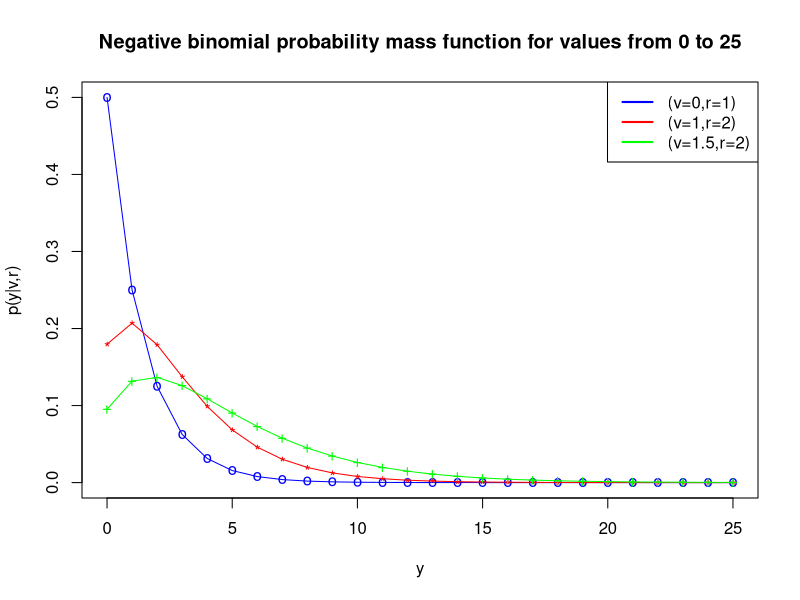

Generate this figure with R:
setwd("/Users/ljw/Documents/CS/Semester 3/FIT2086/Assignment2")
daily_covid_aug1to7 = read.csv("daily.covid.aug1to7.csv")
daily_covid_aud8to14 = read.csv("daily.covid.aug8to14.csv")

#Question 1
#1
#mean 
mean(daily_covid_aug1to7$daily.covid.cases)
#variance
var(daily_covid_aug1to7$daily.covid.cases)
#t value
qt(p = 1-0.05/2, df = 7-1)

#2.
#mean
mean(daily_covid_aud8to14$daily.covid.cases)
#variance
var(daily_covid_aud8to14$daily.covid.cases)

#3.
#p-value
2*pnorm(-abs(-2.826))

#Question 2
#1. 
#For y values
y_vector <- c(0:25)

#probability mass function
negative_binomial_probability <- function(y_array,v,r) {
  result <- c()
  for (y in y_array) {
    p <- choose(y+r-1,y)*(r^r)*((exp(v)+r)^(-r-y))*(exp(y*v))
    result <- append(result,p)
  }
  return(result)
}

#Plot
plot(y_vector,negative_binomial_probability(y_vector,0,1), type="o", col="blue", pch="o", 
     xlab="y", ylab="p(y|v,r)", main="Negative binomial probability mass function for values from 0 to 25")

points(y_vector, negative_binomial_probability(y_vector,1,2),  col="red", pch="*")
lines(y_vector, negative_binomial_probability(y_vector,1,2), col="red")

points(y_vector, negative_binomial_probability(y_vector,1.5,2),  col="green", pch="+")
lines(y_vector, negative_binomial_probability(y_vector,1.5,2), col="green")

# Add legend
legend(1, 95, legend=c("Line 1", "Line 2"),col=c("red", "blue"), lty=1:2, cex=0.8)

legend(x = "topright", # Position
       legend = c("(v=0,r=1)", "(v=1,r=2)", "(v=1.5,r=2)"), # Legend texts
       col = c("blue", "red","green"), # Line colors
       lwd = 2)  # Line width


#Question 3
#2
2*pnorm(-7.23)
1-pnorm(7.23)
pnorm(7.23)

#3
binom.test(x=176,n=240,p=0.5)

#4
2*pnorm(-abs(-3.911))



